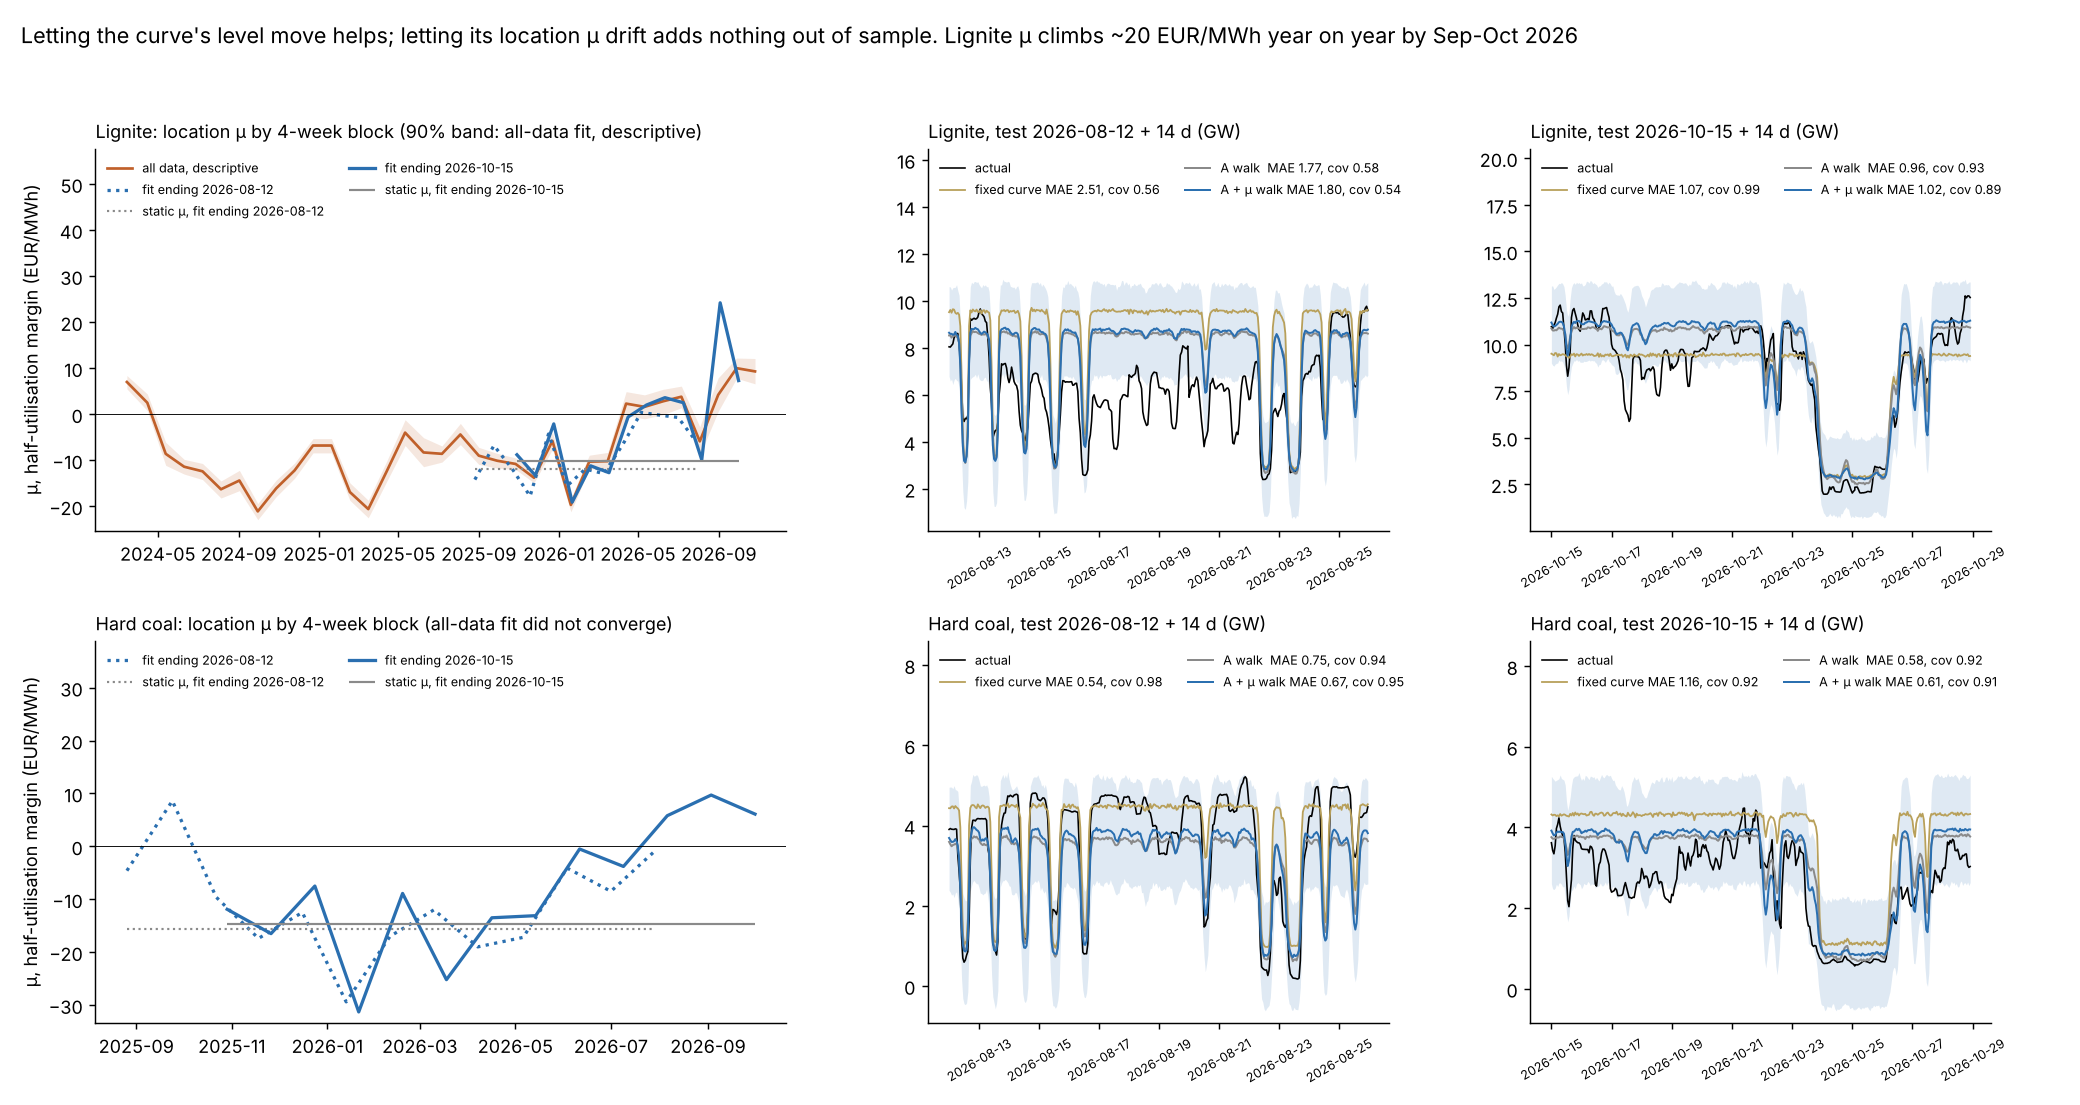

Python code for this plot:
"""
Latent supply curves for lignite and hard coal with a drifting location (notes/lig_coal_curves.md).
output = F_k + A sigmoid((m_eff - mu_k)/s), m_eff = m + lam (m_win - m), m_win = centred +-3 h mean margin (as gas_curve2.py).
F_k: random walk over 4-week blocks counted back from the fit end (last block complete; it is carried forward).
Model "static": one mu. Model "drift": mu_k random walk over the same blocks (non-centred). A, s, lam shared in both.
Lignite m = p - (1.1 co2 + 8); coal m = p - (2.5*12 + 0.85 co2 + 10): coal price fixed at 12, drifting mu absorbs it.
Usage: lig_coal_curves.py DATA_DIR OUT_DIR fit FUEL WINDOW MODEL [SPEC]   (WINDOW in aug, oct, val_aug, val_oct, full)
SPEC v1 (registered first): F walks, A constant. SPEC v2 (after v1 failed in-sample checks): F constant, A walks.
SPEC v0 (baseline added after the tests): nothing walks. SPEC v3 (coal option): F constant, one scale walk multiplying F + A. Validation windows end 14 days before each test window.
       lig_coal_curves.py DATA_DIR OUT_DIR fig FIGPATH
"""
import json, sys
from pathlib import Path
import numpy as np, pandas as pd

SP, OUT = Path(sys.argv[1]), Path(sys.argv[2]); OUT.mkdir(parents=True, exist_ok=True)
WIN = {"aug": "2026-08-12", "oct": "2026-10-15", "val_aug": "2026-07-29", "val_oct": "2026-10-01"}; TD = 14; BL = pd.Timedelta(days=28)


def load(fuel):
    X = pd.read_parquet(SP / "out/recon_hourly.parquet").tz_convert("Europe/Berlin")
    eua = pd.read_parquet(SP / "out/eua_daily.parquet")["eua"].sort_index()
    X["co2"] = eua.reindex(X.index.tz_localize(None).normalize(), method="ffill").to_numpy()
    X["m"] = X.p - (1.1 * X.co2 + 8) if fuel == "lig" else X.p - (2.5 * 12 + 0.85 * X.co2 + 10)
    X["y"] = X[fuel]
    X = X.dropna(subset=["m", "y"]).copy()
    grid = X.m.resample("1h").mean()
    X["m_win"] = grid.rolling(7, center=True, min_periods=5).mean().reindex(X.index)
    return X.dropna(subset=["m_win"])


def blocks(idx, end):
    k = np.floor(np.asarray((end - idx) / BL, dtype=float)).astype(int)   # 0 = most recent 4 weeks
    nb = int(np.floor((end - idx.min()) / BL))            # merge a partial oldest block into the next one
    k = np.minimum(k, max(nb - 1, 0)); NB = int(k.max()) + 1
    return NB - 1 - k, NB


def fit_one(fuel, window, model_name, spec="v1"):
    import jax, jax.numpy as jnp
    import numpyro, numpyro.distributions as dist
    from numpyro.infer import MCMC, NUTS
    numpyro.set_host_device_count(4)
    X = load(fuel)
    if window == "full":
        end = X.index.max() + pd.Timedelta(hours=1); fit = X; test = X.iloc[:0]
    else:
        end = pd.Timestamp(WIN[window], tz="Europe/Berlin")
        fit = X[(X.index >= end - pd.DateOffset(months=12)) & (X.index < end)]
        test = X[(X.index >= end) & (X.index < end + pd.Timedelta(days=TD))]
    bk, NB = blocks(fit.index, end)
    drift = model_name == "drift"

    def model(m, mw, b, y=None):
        lam = numpyro.sample("lam", dist.Beta(1.0, 1.0)); me = m + lam * (mw - m)
        mu0 = numpyro.sample("mu0", dist.Normal(0.0, 50.0))
        if drift:
            tau_mu = numpyro.sample("tau_mu", dist.HalfNormal(10.0 if spec == "v1" else 5.0))      # EUR/MWh per 4 weeks
            z = numpyro.sample("z_mu", dist.Normal(0, 1).expand([NB - 1]))
            mu = numpyro.deterministic("mu", mu0 + jnp.concatenate([jnp.zeros(1), jnp.cumsum(tau_mu * z)]))
        else:
            mu = numpyro.deterministic("mu", jnp.full(NB, mu0))
        s = numpyro.deterministic("s", jnp.exp(numpyro.sample("log_s", dist.Normal(np.log(30.0), 1.0))))
        A = numpyro.sample("A", dist.HalfNormal(15.0)); f0 = numpyro.sample("f0", dist.HalfNormal(8.0))
        tau_f = numpyro.sample("tau_f", dist.HalfNormal(1.0))
        walk = lambda nm, sc: jnp.concatenate([jnp.zeros(1), jnp.cumsum(sc * numpyro.sample(nm, dist.Normal(0, 1).expand([NB - 1])))])
        if spec == "v1":
            F = numpyro.deterministic("F", jnp.clip(f0 + walk("z_f", tau_f), 0.0, None)); Ak = numpyro.deterministic("Ak", jnp.full(NB, A))
        elif spec == "v0":      # fixed curve: nothing walks (baseline added after the tests)
            F = numpyro.deterministic("F", jnp.full(NB, f0)); Ak = numpyro.deterministic("Ak", jnp.full(NB, A))
        elif spec == "v2":
            F = numpyro.deterministic("F", jnp.full(NB, f0)); Ak = numpyro.deterministic("Ak", jnp.clip(A + walk("z_a", tau_f), 0.0, None))
        else:
            g = jnp.exp(walk("z_g", 0.2 * tau_f))      # scale walk, ~0.2 log units per block at tau_f = 1
            F = numpyro.deterministic("F", f0 * g); Ak = numpyro.deterministic("Ak", A * g)
        mean = F[b] + Ak[b] * jax.nn.sigmoid((me - mu[b]) / s)
        numpyro.sample("y", dist.StudentT(numpyro.sample("nu", dist.Gamma(4.0, 0.5)), mean, numpyro.sample("sigma", dist.HalfNormal(2.0))), obs=y)

    mc = MCMC(NUTS(model, target_accept_prob=0.9), num_warmup=600, num_samples=600, num_chains=4, progress_bar=False)
    mc.run(jax.random.PRNGKey(0), fit.m.to_numpy(), fit.m_win.to_numpy(), bk, fit.y.to_numpy())
    S = {k: np.asarray(v) for k, v in mc.get_samples().items()}
    summ = numpyro.diagnostics.summary(mc.get_samples(group_by_chain=True))
    div = int(np.asarray(mc.get_extra_fields()["diverging"]).sum())
    rh = {k: float(np.nanmax(np.asarray(v["r_hat"]))) for k, v in summ.items()}
    lam, mu, F, Ak, s = S["lam"], S["mu"], S["F"], S["Ak"], S["s"]
    # in-sample residuals in the saturated region, by block (does A need to drift?)
    me_f = fit.m.to_numpy() + np.median(lam) * (fit.m_win.to_numpy() - fit.m.to_numpy())
    sig_f = 1 / (1 + np.exp(-(me_f - np.median(mu, 0)[bk]) / np.median(s)))
    resid = fit.y.to_numpy() - (np.median(F, 0)[bk] + np.median(Ak, 0)[bk] * sig_f)
    low = sig_f < 0.2
    sat = sig_f > 0.8
    sat_res = [round(float(resid[sat & (bk == k)].mean()), 2) if (sat & (bk == k)).sum() > 20 else None for k in range(NB)]
    low_res = [round(float(resid[low & (bk == k)].mean()), 2) if (low & (bk == k)).sum() > 20 else None for k in range(NB)]
    bstart = [str((end - (NB - k) * BL).date()) for k in range(NB)]; bstart[0] = str(fit.index.min().date())
    r = dict(fuel=fuel, window=window, model=model_name, spec=spec, fit_hours=int(len(fit)), test_hours=int(len(test)),
             divergences=div, draws=int(len(lam)), max_rhat=round(max(rh.values()), 3),
             worst_rhat=sorted(rh.items(), key=lambda kv: -kv[1])[:3],
             lam=np.quantile(lam, [0.05, 0.5, 0.95]).round(3).tolist(), s=round(float(np.median(s)), 1),
             A_med=np.median(Ak, 0).round(2).tolist(), sigma=round(float(np.median(S["sigma"])), 3), nu=round(float(np.median(S["nu"])), 1),
             tau_mu=round(float(np.median(S["tau_mu"])), 2) if drift else None,
             block_start=bstart, mu_med=np.median(mu, 0).round(1).tolist(),
             mu_lo=np.quantile(mu, 0.05, 0).round(1).tolist(), mu_hi=np.quantile(mu, 0.95, 0).round(1).tolist(),
             F_med=np.median(F, 0).round(2).tolist(), sat_resid_by_block=sat_res, low_resid_by_block=low_res,
             corr_lastF_lastmu=round(float(np.corrcoef(F[:, -1], mu[:, -1])[0, 1]), 3) if drift else None,
             corr_lastA_lastmu=round(float(np.corrcoef(Ak[:, -1], mu[:, -1])[0, 1]), 3) if drift and spec != "v0" else None)
    sfx = "" if spec == "v1" else "_" + spec
    if len(test):
        rng = np.random.default_rng(1)
        mt = test.m.to_numpy() + lam[:, None] * (test.m_win.to_numpy() - test.m.to_numpy())
        mean = F[:, -1][:, None] + Ak[:, -1][:, None] / (1 + np.exp(-(mt - mu[:, -1][:, None]) / s[:, None]))
        pred = mean + S["sigma"][:, None] * rng.standard_t(S["nu"][:, None], size=mean.shape)
        lo, hi, med = np.quantile(pred, 0.05, 0), np.quantile(pred, 0.95, 0), np.median(pred, 0); yt = test.y.to_numpy()
        sig_t = 1 / (1 + np.exp(-(np.median(mt, 0) - np.median(mu[:, -1])) / np.median(s)))
        r.update(test_share_upper=round(float((sig_t > 0.8).mean()), 3), test_mae=round(float(np.abs(yt - med).mean()), 3), test_bias=round(float((med - yt).mean()), 3),
                 test_cov90=round(float(((yt >= lo) & (yt <= hi)).mean()), 3), test_mean_actual=round(float(yt.mean()), 2))
        pd.DataFrame({"y": yt, "med": med, "lo": lo, "hi": hi}, index=test.index).to_parquet(OUT / f"pred_{fuel}_{window}_{model_name}{sfx}.parquet")
    json.dump(r, open(OUT / f"fit_{fuel}_{window}_{model_name}{sfx}.json", "w"), indent=1)
    print(json.dumps({k: v for k, v in r.items() if k not in ("block_start", "mu_lo", "mu_hi")}), flush=True)


def fig(path):
    import matplotlib; matplotlib.use("Agg"); import matplotlib.pyplot as plt
    R = lambda f, w, m: json.load(open(OUT / f"fit_{f}_{w}_{m}_v2.json"))      # figure shows the v2 specification
    C = {"static": "#8a8a8a", "drift": "#2a6fb0", "full": "#c0602a", "fixed": "#b8a05a"}
    fig, ax = plt.subplots(2, 3, figsize=(16, 8.5), gridspec_kw=dict(width_ratios=[1.5, 1, 1]))
    for i, (f, nm) in enumerate([("lig", "Lignite"), ("coal", "Hard coal")]):
        a = ax[i, 0]
        full = OUT / f"fit_{f}_full_drift_v2.json"
        r = json.load(open(full)) if full.exists() else None
        if r and r["max_rhat"] < 1.05:      # the coal all-data fit did not converge; not drawn
            t = pd.to_datetime(r["block_start"]) + pd.Timedelta(days=14)
            a.fill_between(t, r["mu_lo"], r["mu_hi"], color=C["full"], alpha=0.15, lw=0)
            a.plot(t, r["mu_med"], color=C["full"], lw=1.5, label="all data, descriptive")
        for w, ls in (("aug", ":"), ("oct", "-")):
            r = R(f, w, "drift"); t = pd.to_datetime(r["block_start"]) + pd.Timedelta(days=14)
            a.plot(t, r["mu_med"], color=C["drift"], ls=ls, lw=1.8, label=f"fit ending {WIN[w]}")
            rs = R(f, w, "static"); a.hlines(rs["mu_med"][0], t[0], t[-1], color=C["static"], ls=ls, lw=1.2,
                                              label=f"static μ, fit ending {WIN[w]}")
        lo_, hi_ = a.get_ylim(); a.set_ylim(lo_, hi_ + 0.6 * (hi_ - lo_))
        a.axhline(0, color="k", lw=0.5); a.set_ylabel("μ, half-utilisation margin (EUR/MWh)")
        a.set_title(f"{nm}: location μ by 4-week block" + (" (90% band: all-data fit, descriptive)" if f == "lig" else " (all-data fit did not converge)"), fontsize=10, loc="left")
        a.legend(fontsize=7, frameon=False, loc="upper left", ncol=2)
        for j, w in enumerate(("aug", "oct")):
            a = ax[i, j + 1]
            ps, pdr = pd.read_parquet(OUT / f"pred_{f}_{w}_static_v2.parquet"), pd.read_parquet(OUT / f"pred_{f}_{w}_drift_v2.parquet")
            t = ps.index.tz_localize(None)
            a.fill_between(t, pdr.lo, pdr.hi, color=C["drift"], alpha=0.15, lw=0)
            a.plot(t, ps.y, color="k", lw=0.9, label="actual")
            rs, rd = R(f, w, "static"), R(f, w, "drift")
            p0 = pd.read_parquet(OUT / f"pred_{f}_{w}_static_v0.parquet"); r0 = json.load(open(OUT / f"fit_{f}_{w}_static_v0.json"))
            a.plot(t, p0.med, color=C["fixed"], lw=1.0, label=f"fixed curve MAE {r0['test_mae']:.2f}, cov {r0['test_cov90']:.2f}")
            a.plot(t, ps.med, color=C["static"], lw=1.1, label=f"A walk  MAE {rs['test_mae']:.2f}, cov {rs['test_cov90']:.2f}")
            a.plot(t, pdr.med, color=C["drift"], lw=1.1, label=f"A + μ walk MAE {rd['test_mae']:.2f}, cov {rd['test_cov90']:.2f}")
            lo_, hi_ = a.get_ylim(); a.set_ylim(lo_, hi_ + 0.45 * (hi_ - lo_))
            a.set_title(f"{nm}, test {WIN[w]} + 14 d (GW)", fontsize=10, loc="left"); a.legend(fontsize=7, frameon=False, loc="upper left", ncol=2)
            a.tick_params(axis="x", labelsize=7, rotation=30)
    for a in ax.flat:
        a.spines[["top", "right"]].set_visible(False)
    title = sys.argv[5] if len(sys.argv) > 5 else "Lignite and hard coal supply curves"
    fig.suptitle(title, fontsize=12, x=0.01, ha="left"); fig.tight_layout(rect=(0, 0, 1, 0.95)); fig.savefig(path, dpi=130)


if __name__ == "__main__":
    if sys.argv[3] == "fit":
        fit_one(sys.argv[4], sys.argv[5], sys.argv[6], sys.argv[7] if len(sys.argv) > 7 else "v1")
    else:
        fig(sys.argv[4])
